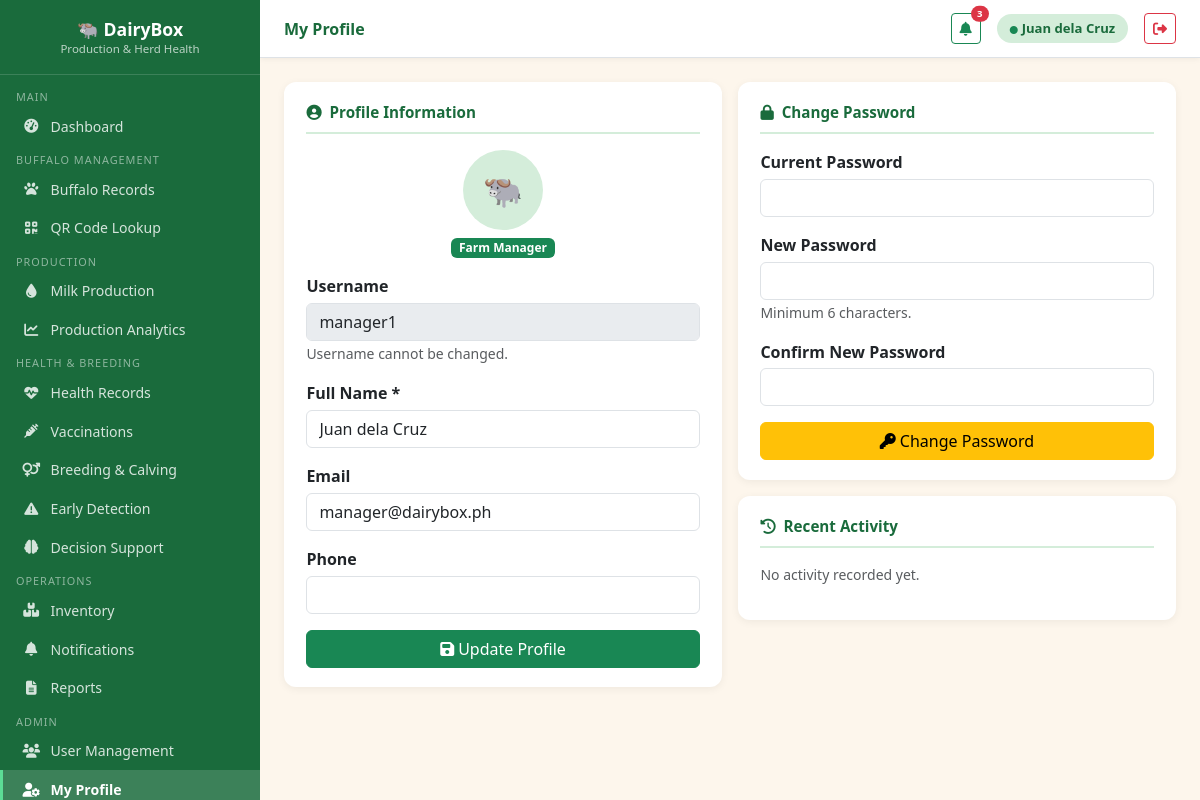
Page /modules/profile.php (signed in) on the committed database.
### tables this page shows
CREATE TABLE IF NOT EXISTS users (
    id          INT AUTO_INCREMENT PRIMARY KEY,
    username    VARCHAR(60)  NOT NULL UNIQUE,
    password    VARCHAR(255) NOT NULL,
    full_name   VARCHAR(120) NOT NULL,
    role        ENUM('farm_manager','farm_caretaker','dairy_cooperative','veterinarian') NOT NULL,
    email       VARCHAR(120),
    phone       VARCHAR(30),
    is_active   TINYINT(1) DEFAULT 1,
    created_at  TIMESTAMP DEFAULT CURRENT_TIMESTAMP
);

### config/session.php (called while the page is built, shortened)
<?php
function currentUser(): array {
    return $_SESSION['user'] ?? [];
}

### modules/profile.php (the view, shortened to what this page needs)
<?php
require_once '../config/session.php';
$root      = '../';
$pageTitle = 'My Profile';
$db        = getDB();
$user      = currentUser();
$stmt = $db->prepare("SELECT * FROM users WHERE id=?");
$stmt->execute([$user['id']]);
$profile = $stmt->fetch();
$activity = $db->prepare("SELECT * FROM activity_log WHERE user_id=? ORDER BY created_at DESC LIMIT 10");
$activity->execute([$user['id']]);
$activity = $activity->fetchAll();
include '../includes/header.php';
?>
<div class="row g-3">
    <div class="col-md-6">
        <div class="card-section">
            <div class="section-title"><i class="fa fa-user-circle me-2"></i>Profile Information</div>
            <form method="POST">
                <div class="mb-3 text-center">
                    <div style="width:80px;height:80px;background:var(--green-light);border-radius:50%;display:flex;align-items:center;justify-content:center;margin:0 auto;font-size:2rem">
                        🐃
                    </div>
                    <span class="badge bg-success mt-2"><?= $roleLabels[$profile['role']] ?? $profile['role'] ?></span>
                </div>
                <div class="mb-3">
                    <label class="form-label fw-semibold">Username</label>
                    <input type="text" class="form-control" value="<?= htmlspecialchars($profile['username']) ?>" disabled>
                    <small class="text-muted">Username cannot be changed.</small>
                </div>
                <div class="mb-3">
                    <label class="form-label fw-semibold">Full Name *</label>
                    <input type="text" name="full_name" class="form-control" value="<?= htmlspecialchars($profile['full_name']) ?>" required>
                </div>
                <div class="mb-3">
                    <label class="form-label fw-semibold">Email</label>
                    <input type="email" name="email" class="form-control" value="<?= htmlspecialchars($profile['email'] ?? '') ?>">
                </div>
                <div class="mb-3">
                    <label class="form-label fw-semibold">Phone</label>
                    <input type="text" name="phone" class="form-control" value="<?= htmlspecialchars($profile['phone'] ?? '') ?>">
                </div>
                <button type="submit" class="btn btn-success w-100"><i class="fa fa-save me-1"></i>Update Profile</button>
            </form>
        </div>
    </div>
    <div class="col-md-6">
        <div class="card-section mb-3">
            <div class="section-title"><i class="fa fa-lock me-2"></i>Change Password</div>
            <form method="POST">
                <div class="mb-3">
                    <label class="form-label fw-semibold">Current Password</label>
                    <input type="password" name="current_password" class="form-control" required>
                </div>
                <div class="mb-3">
                    <label class="form-label fw-semibold">New Password</label>
                    <input type="password" name="new_password" class="form-control" required minlength="6">
                    <small class="text-muted">Minimum 6 characters.</small>
                </div>
                <div class="mb-3">
                    <label class="form-label fw-semibold">Confirm New Password</label>
                    <input type="password" name="confirm_password" class="form-control" required>
                </div>
                <button type="submit" class="btn btn-warning w-100"><i class="fa fa-key me-1"></i>Change Password</button>
            </form>
        </div>
        <div class="card-section">
            <div class="section-title"><i class="fa fa-history me-2"></i>Recent Activity</div>
            <?php if (empty($activity)): ?>
            <p class="text-muted small">No activity recorded yet.</p>
            <?php endif; ?>
        </div>
    </div>
</div>
<?php include '../includes/footer.php'; ?>

### includes/header.php (shortened to what this page needs)
<?php
$user = currentUser();
$roleLabels = [
    'farm_manager'      => 'Farm Manager',
    'farm_caretaker'    => 'Farm Caretaker',
    'dairy_cooperative' => 'Dairy Cooperative',
    'veterinarian'      => 'Veterinarian',
];
?>
<!DOCTYPE html>
<html lang="en">
<head>
    <link rel="stylesheet" href="https://cdn.jsdelivr.net/npm/bootstrap@5.3.0/dist/css/bootstrap.min.css">
    <link rel="stylesheet" href="<?= $root ?>assets/css/style.css">
    <link rel="stylesheet" href="https://cdnjs.cloudflare.com/ajax/libs/font-awesome/6.5.0/css/all.min.css">
</head>
<body class="app-body">
<aside class="sidebar" id="sidebar">
    <div class="sidebar-brand">
        <h5>🐃 DairyBox</h5>
        <p>Production & Herd Health</p>
    </div>
    <nav>
    </nav>
</aside>
<header class="topbar">
    <div class="d-flex align-items-center gap-2">
        <span class="page-title"><?= htmlspecialchars($pageTitle ?? 'Dashboard') ?></span>
    </div>
    <div class="topbar-right">
        <?php
        $db = getDB();
        $notifCount = $db->prepare("SELECT COUNT(*) FROM notifications WHERE is_read=0 AND (target_role=? OR target_role IS NULL)");
        $notifCount->execute([$user['role']]);
        $nc = $notifCount->fetchColumn();
        ?>
        <div class="position-relative">
            <button class="btn btn-sm btn-outline-success position-relative" onclick="window.location='<?= $root ?>modules/notifications.php'">
                <i class="fa fa-bell"></i>
                <?php if ($nc > 0): ?>
                <span class="position-absolute top-0 start-100 translate-middle badge rounded-pill bg-danger" style="font-size:.6rem"><?= $nc ?></span>
                <?php endif; ?>
            </button>
        </div>
        <span class="user-badge"><i class="fa fa-circle text-success me-1" style="font-size:.5rem"></i><?= htmlspecialchars($user['full_name']) ?></span>
        <a href="<?= $root ?>auth/logout.php" class="btn btn-sm btn-outline-danger" title="Logout">
            <i class="fa fa-sign-out-alt"></i>
        </a>
    </div>
</header>
<main class="main-content">
<div class="content-body">

### assets/css/style.css (style rules this page uses)
:root { --green-dark: #1a6b3c; --green-main: #28a745; --green-light: #d4edda; --brown: #7a5230; --cream: #fdf6ec; --sidebar-w: 260px; }
body.app-body { background: var(--cream); margin: 0; padding: 0; }
.sidebar { position: fixed; top: 0; left: 0; width: var(--sidebar-w); height: 100vh; background: var(--green-dark); color: #fff; display: flex; flex-direction: column; overflow-y: auto; z-index: 1000; transition: transform .3s; }
.sidebar-brand { padding: 1.2rem 1rem 1rem; border-bottom: 1px solid rgba(255,255,255,.15); text-align: center; }
.sidebar-brand h5 { margin: 0; font-weight: 700; font-size: 1.1rem; }
.sidebar-brand p { margin: 0; font-size: .72rem; opacity: .7; }
.sidebar nav { flex: 1; padding: .5rem 0; }
.topbar { position: fixed; top: 0; left: var(--sidebar-w); right: 0; height: 58px; background: #fff; border-bottom: 1px solid #dee2e6; display: flex; align-items: center; justify-content: space-between; padding: 0 1.5rem; z-index: 999; box-shadow: 0 1px 6px rgba(0,0,0,.06); }
.topbar .page-title { font-weight: 600; font-size: 1rem; color: var(--green-dark); }
.topbar-right { display: flex; align-items: center; gap: 1rem; }
.topbar .user-badge { background: var(--green-light); color: var(--green-dark); padding: .3rem .8rem; border-radius: 20px; font-size: .82rem; font-weight: 600; }
.main-content { margin-left: var(--sidebar-w); padding-top: 58px; min-height: 100vh; }
.content-body { padding: 1.5rem; }
.card-section { background: #fff; border-radius: 12px; padding: 1.2rem 1.4rem; box-shadow: 0 2px 8px rgba(0,0,0,.06); margin-bottom: 1.4rem; }
.card-section .section-title { font-weight: 700; font-size: .95rem; color: var(--green-dark); border-bottom: 2px solid var(--green-light); padding-bottom: .5rem; margin-bottom: 1rem; }
.form-label { margin-bottom: .3rem; }
.content-body { animation: fadeIn .25s ease; }

### rows in the picture
users: full_name "Juan dela Cruz", role "Farm Manager", username "manager1", email "manager@dairybox.ph"

### other values in the picture
$pageTitle "My Profile"
$nc "3"
